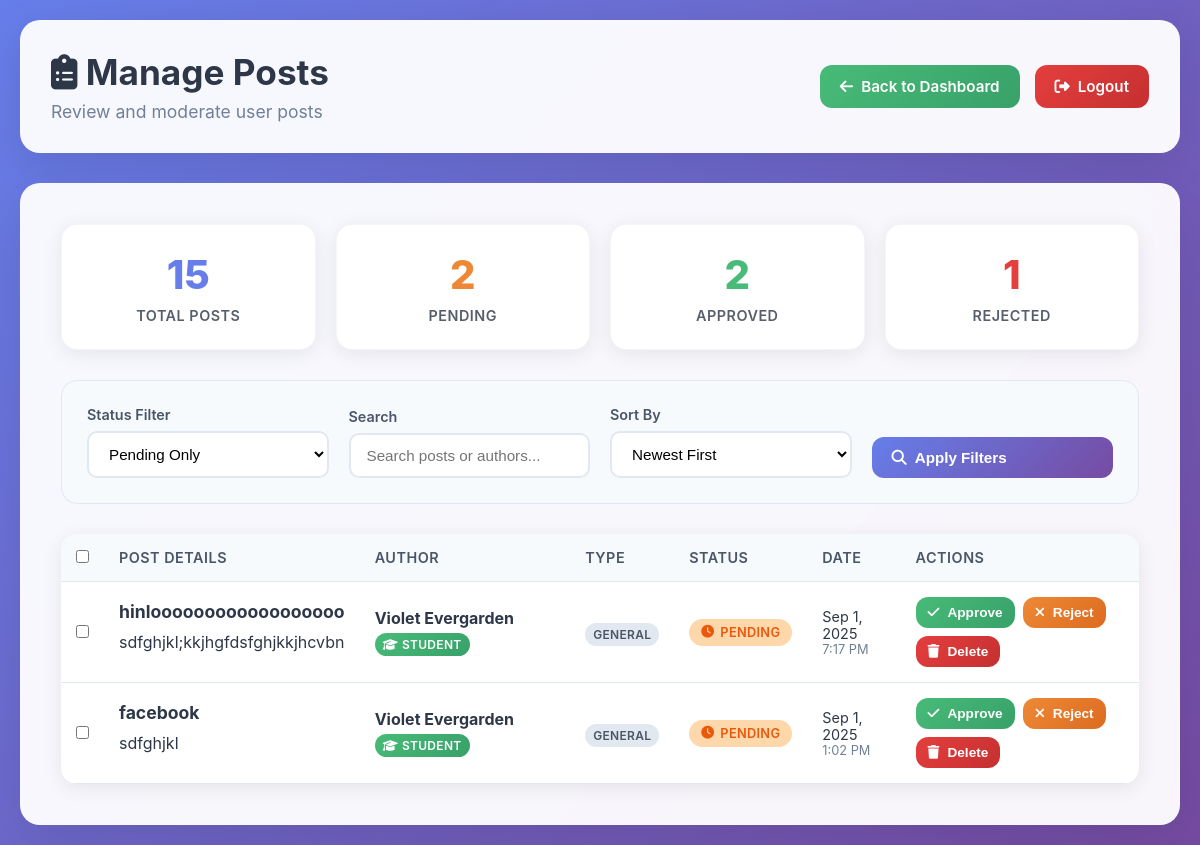
Page /php_files/managepost.php (signed in) on the committed database.
### tables this page shows
CREATE TABLE `post` (
  `Post ID` varchar(50) NOT NULL,
  `Content` text NOT NULL,
  `Date of Post` timestamp NOT NULL DEFAULT current_timestamp() ON UPDATE current_timestamp(),
  `Title` varchar(100) NOT NULL,
  `File URL` varchar(300) NOT NULL,
  `Ur ID` varchar(50) NOT NULL,
  `Type` varchar(20) NOT NULL,
  `status` enum('pending','approved','rejected') DEFAULT NULL
);

CREATE TABLE `user` (
  `First Name` varchar(50) NOT NULL,
  `Last Name` varchar(50) NOT NULL,
  `User ID` varchar(50) NOT NULL,
  `Date of Birth` date NOT NULL,
  `Password` varchar(50) NOT NULL,
  `Created at` date NOT NULL,
  `Updated at` date NOT NULL
);

### php_files/managepost.php (the view, shortened to what this page needs)
<?php
include('DBconnect.php');
$status_filter = isset($_GET['status']) ? $_GET['status'] : 'pending';
$search_query = isset($_GET['search']) ? $_GET['search'] : '';
$sort_by = isset($_GET['sort']) ? $_GET['sort'] : 'newest';
$page = isset($_GET['page']) ? (int)$_GET['page'] : 1;
$posts_per_page = 10;
$offset = ($page - 1) * $posts_per_page;
$where_conditions = [];
if ($status_filter != 'all') {
    $status_escaped = mysqli_real_escape_string($conn, $status_filter);
    $where_conditions[] = "(p.status = '$status_escaped' OR p.status = BINARY '$status_escaped')";
}
$where_clause = empty($where_conditions) ? '' : 'WHERE ' . implode(' AND ', $where_conditions);
$order_clause = '';
switch ($sort_by) {
    default:
        $order_clause = 'ORDER BY p.`Date of Post` DESC';
        break;
}
$posts_query = "SELECT p.*, u.`First Name`, u.`Last Name`, u.`User ID`,
                       CASE
                           WHEN sp.`Student ID` IS NOT NULL THEN 'Student'
                           WHEN ap.`Alumni ID` IS NOT NULL THEN 'Alumni'
                           WHEN ad.`Admin ID` IS NOT NULL THEN 'Admin'
                           ELSE 'User'
                       END as user_role
                FROM post p
                JOIN user u ON p.`Ur ID` = u.`User ID`
                LEFT JOIN `student profile` sp ON u.`User ID` = sp.`Student ID`
                LEFT JOIN `alumni profile` ap ON u.`User ID` = ap.`Alumni ID`
                LEFT JOIN `admin` ad ON u.`User ID` = ad.`Admin ID`
                $where_clause
                $order_clause
                LIMIT $offset, $posts_per_page";
$posts_result = mysqli_query($conn, $posts_query);
$stats_query = "SELECT
    COUNT(*) as total,
    SUM(CASE WHEN (status = 'pending' OR status = BINARY 'pending') THEN 1 ELSE 0 END) as pending,
    SUM(CASE WHEN (status = 'approved' OR status = BINARY 'approved') THEN 1 ELSE 0 END) as approved,
    SUM(CASE WHEN (status = 'rejected' OR status = BINARY 'rejected') THEN 1 ELSE 0 END) as rejected
    FROM post";
$stats_result = mysqli_query($conn, $stats_query);
$stats = mysqli_fetch_assoc($stats_result);
?>
<!DOCTYPE html>
<html lang="en">
<head>
    <link href="https://cdnjs.cloudflare.com/ajax/libs/font-awesome/6.4.0/css/all.min.css" rel="stylesheet">
</head>
<body>
    <div class="container fade-in">
        <div class="header">
            <div class="header-left">
                <h1><i class="fas fa-clipboard-list"></i> Manage Posts</h1>
                <p>Review and moderate user posts</p>
            </div>
            <div class="header-right">
                <a href="home.php" class="btn btn-secondary">
                    <i class="fas fa-arrow-left"></i> Back to Dashboard
                </a>
                <a href="?logout=1" class="btn btn-danger" onclick="return confirm('Are you sure you want to logout?')">
                    <i class="fas fa-sign-out-alt"></i> Logout
                </a>
            </div>
        </div>
        <div class="content">
            <div class="stats-grid">
                <div class="stat-card stat-total">
                    <div class="stat-number"><?php echo $stats['total']; ?></div>
                    <div class="stat-label">Total Posts</div>
                </div>
                <div class="stat-card stat-pending">
                    <div class="stat-number"><?php echo $stats['pending']; ?></div>
                    <div class="stat-label">Pending</div>
                </div>
                <div class="stat-card stat-approved">
                    <div class="stat-number"><?php echo $stats['approved']; ?></div>
                    <div class="stat-label">Approved</div>
                </div>
                <div class="stat-card stat-rejected">
                    <div class="stat-number"><?php echo $stats['rejected']; ?></div>
                    <div class="stat-label">Rejected</div>
                </div>
            </div>
            <div class="filters-section">
                <form method="GET" action="">
                    <div class="filters-grid">
                        <div class="filter-group">
                            <label class="filter-label">Status Filter</label>
                            <select name="status" class="filter-input">
                                <option value="pending" <?php echo $status_filter == 'pending' ? 'selected' : ''; ?>>Pending Only</option>
                            </select>
                        </div>
                        <div class="filter-group">
                            <label class="filter-label">Search</label>
                            <input type="text" name="search" class="filter-input" placeholder="Search posts or authors..." value="<?php echo htmlspecialchars($search_query); ?>">
                        </div>
                        <div class="filter-group">
                            <label class="filter-label">Sort By</label>
                            <select name="sort" class="filter-input">
                                <option value="newest" <?php echo $sort_by == 'newest' ? 'selected' : ''; ?>>Newest First</option>
                            </select>
                        </div>
                        <div class="filter-group">
                            <label class="filter-label">&nbsp;</label>
                            <button type="submit" class="btn btn-primary">
                                <i class="fas fa-search"></i> Apply Filters
                            </button>
                        </div>
                    </div>
                </form>
            </div>
                <?php if (mysqli_num_rows($posts_result) > 0): ?>
                    <table class="posts-table">
                        <thead>
                            <tr>
                                <th class="checkbox-cell">
                                    <input type="checkbox" id="selectAll" onchange="toggleAll()">
                                </th>
                                <th>Post Details</th>
                                <th>Author</th>
                                <th>Type</th>
                                <th>Status</th>
                                <th>Date</th>
                                <th>Actions</th>
                            </tr>
                        </thead>
                        <tbody>
                            <?php while ($post = mysqli_fetch_assoc($posts_result)):
                                $content_preview = strlen($post['Content']) > 150 ? substr($post['Content'], 0, 150) . '...' : $post['Content'];
                            ?>
                                <tr>
                                    <td class="checkbox-cell">
                                        <input type="checkbox" name="selected_posts[]" value="<?php echo $post['Post ID']; ?>" form="bulkForm" class="post-checkbox">
                                    </td>
                                    <td>
                                        <div class="post-details">
                                            <div class="post-title"><?php echo htmlspecialchars($post['Title']); ?></div>
                                            <div class="post-content">
                                                <?php echo htmlspecialchars($content_preview); ?>
                                            </div>
                                        </div>
                                    </td>
                                    <td>
                                        <div>
                                            <strong><?php echo htmlspecialchars($post['First Name'] . ' ' . $post['Last Name']); ?></strong>
                                            <div class="role-badge role-<?php echo strtolower($post['user_role']); ?>">
                                                <i class="fas fa-<?php echo $post['user_role'] == 'Student' ? 'graduation-cap' : ($post['user_role'] == 'Alumni' ? 'user-graduate' : 'user-shield'); ?>"></i>
                                                <?php echo $post['user_role']; ?>
                                            </div>
                                        </div>
                                    </td>
                                    <td>
                                        <span class="post-type-badge type-<?php echo strtolower($post['Type']); ?>">
                                            <?php echo ucfirst($post['Type']); ?>
                                        </span>
                                    </td>
                                    <td>
                                        <span class="status-badge status-<?php echo $post['status']; ?>">
                                            <i class="fas fa-<?php echo $post['status'] == 'pending' ? 'clock' : ($post['status'] == 'approved' ? 'check' : 'times'); ?>"></i>
                                            <?php echo ucfirst($post['status'] ?: 'pending'); ?>
                                        </span>
                                    </td>
                                    <td>
                                        <div style="font-size: 0.9rem;">
                                            <?php echo date('M j, Y', strtotime($post['Date of Post'])); ?>
                                            <div style="color: #718096; font-size: 0.8rem;">
                                                <?php echo date('g:i A', strtotime($post['Date of Post'])); ?>
                                            </div>
                                        </div>
                                    </td>
                                    <td>
                                        <div class="action-buttons">
                                            <?php if ($post['status'] == 'pending' || empty($post['status'])): ?>
                                                <form method="POST" style="display: inline;" onsubmit="return confirm('Are you sure you want to approve this post?')">
                                                    <button type="submit" class="btn btn-secondary btn-sm">
                                                        <i class="fas fa-check"></i> Approve
                                                    </button>
                                                </form>
                                                <form method="POST" style="display: inline;" onsubmit="return confirm('Are you sure you want to reject this post?')">
                                                    <button type="submit" class="btn btn-warning btn-sm">
                                                        <i class="fas fa-times"></i> Reject
                                                    </button>
                                                </form>
                                            <?php endif; ?>
                                            <form method="POST" style="display: inline;" onsubmit="return confirm('Are you sure you want to delete this post?')">
                                                <button type="submit" class="btn btn-danger btn-sm">
                                                    <i class="fas fa-trash"></i> Delete
                                                </button>
                                            </form>
                                        </div>
                                    </td>
                                </tr>
                            <?php endwhile; ?>
                        </tbody>
                    </table>
                <?php endif; ?>
            </div>
        </div>
</body>
</html>

### php_files/managepost.php (style rules this page uses)
* { margin: 0; padding: 0; box-sizing: border-box; }
body { font-family: 'Inter', -apple-system, BlinkMacSystemFont, 'Segoe UI', Roboto, sans-serif; background: linear-gradient(135deg, #667eea 0%, #764ba2 100%); min-height: 100vh; color: #2d3748; }
.container { max-width: 1400px; margin: 0 auto; padding: 20px; }
.header { background: rgba(255, 255, 255, 0.95); backdrop-filter: blur(20px); border-radius: 20px; padding: 30px; margin-bottom: 30px; display: flex; justify-content: space-between; align-items: center; box-shadow: 0 10px 40px rgba(0, 0, 0, 0.1); border: 1px solid rgba(255, 255, 255, 0.2); }
.header-left h1 { font-size: 2.2rem; font-weight: 700; color: #2d3748; margin-bottom: 8px; }
.header-left p { color: #718096; font-size: 1.1rem; }
.header-right { display: flex; gap: 15px; }
.btn { display: inline-flex; align-items: center; gap: 8px; padding: 12px 20px; border-radius: 12px; text-decoration: none; font-weight: 600; font-size: 0.95rem; transition: all 0.3s ease; border: none; cursor: pointer; }
.btn-primary { background: linear-gradient(135deg, #667eea, #764ba2); color: white; }
.btn-secondary { background: linear-gradient(135deg, #48bb78, #38a169); color: white; }
.btn-warning { background: linear-gradient(135deg, #ed8936, #dd6b20); color: white; }
.btn-danger { background: linear-gradient(135deg, #e53e3e, #c53030); color: white; }
.btn-sm { padding: 8px 12px; font-size: 0.85rem; }
.content { background: rgba(255, 255, 255, 0.95); backdrop-filter: blur(20px); border-radius: 20px; padding: 40px; box-shadow: 0 20px 60px rgba(0, 0, 0, 0.1); border: 1px solid rgba(255, 255, 255, 0.2); }
.stats-grid { display: grid; grid-template-columns: repeat(auto-fit, minmax(200px, 1fr)); gap: 20px; margin-bottom: 30px; }
.stat-card { background: white; padding: 25px; border-radius: 16px; text-align: center; box-shadow: 0 4px 20px rgba(0, 0, 0, 0.08); border: 1px solid rgba(0, 0, 0, 0.04); transition: all 0.3s ease; }
.stat-number { font-size: 2.5rem; font-weight: 800; margin-bottom: 8px; }
.stat-label { font-size: 0.9rem; font-weight: 600; text-transform: uppercase; letter-spacing: 0.5px; opacity: 0.8; }
.stat-total .stat-number { color: #667eea; }
.stat-pending .stat-number { color: #ed8936; }
.stat-approved .stat-number { color: #48bb78; }
.stat-rejected .stat-number { color: #e53e3e; }
.filters-section { background: #f7fafc; padding: 25px; border-radius: 16px; margin-bottom: 30px; border: 1px solid #e2e8f0; }
.filters-grid { display: grid; grid-template-columns: repeat(auto-fit, minmax(200px, 1fr)); gap: 20px; align-items: end; }
.filter-group { display: flex; flex-direction: column; gap: 8px; }
.filter-label { font-weight: 600; color: #4a5568; font-size: 0.9rem; }
.filter-input { padding: 12px 16px; border: 2px solid #e2e8f0; border-radius: 10px; font-size: 0.95rem; transition: all 0.3s ease; background: white; }
.posts-table { width: 100%; border-collapse: collapse; background: white; border-radius: 16px; overflow: hidden; box-shadow: 0 4px 20px rgba(0, 0, 0, 0.08); }
.posts-table th, .posts-table td { padding: 15px; text-align: left; border-bottom: 1px solid #e2e8f0; }
.posts-table th { background: #f7fafc; font-weight: 600; color: #4a5568; font-size: 0.9rem; text-transform: uppercase; letter-spacing: 0.5px; }
.checkbox-cell { width: 40px; text-align: center; }
.role-badge { display: inline-flex; align-items: center; gap: 4px; padding: 4px 8px; border-radius: 12px; font-size: 0.75rem; font-weight: 600; text-transform: uppercase; letter-spacing: 0.3px; margin-top: 5px; }
.role-student { background: linear-gradient(135deg, #48bb78, #38a169); color: white; }
.post-content { max-width: 300px; line-height: 1.5; }
.status-badge { display: inline-flex; align-items: center; gap: 6px; padding: 6px 12px; border-radius: 20px; font-size: 0.8rem; font-weight: 600; text-transform: uppercase; letter-spacing: 0.3px; }
.status-pending { background: #fed7aa; color: #ea580c; }
.action-buttons { display: flex; gap: 8px; flex-wrap: wrap; }
.post-details { margin-bottom: 10px; }
.post-title { font-weight: 700; color: #2d3748; margin-bottom: 8px; font-size: 1.1rem; }
.post-type-badge { display: inline-flex; align-items: center; gap: 4px; padding: 4px 8px; border-radius: 12px; font-size: 0.75rem; font-weight: 600; text-transform: uppercase; letter-spacing: 0.3px; margin-top: 5px; }
.type-general { background: #e2e8f0; color: #4a5568; }
.fade-in { animation: fadeInUp 0.6s ease-out; }

### rows in the picture
post: Title "hinloooooooooooooooooo", Content "sdfghjkl;kkjhgfdsfghjkkjhcvbn", Ur ID "Violet Evergarden", user_role "STUDENT", Type "GENERAL", status "PENDING", Date of Post "Sep 1, 2025", Date of Post "7:17 PM"
post: Title "facebook", Content "sdfghjkl", Ur ID "Violet Evergarden", user_role "STUDENT", Type "GENERAL", status "PENDING", Date of Post "Sep 1, 2025", Date of Post "1:02 PM"

### other values in the picture
$stats['total'] "15"
$stats['pending'] "2"
$stats['approved'] "2"
$stats['rejected'] "1"
